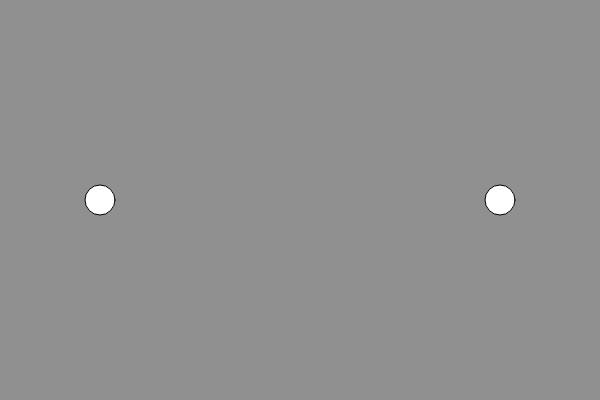
Frame 1 (no input)
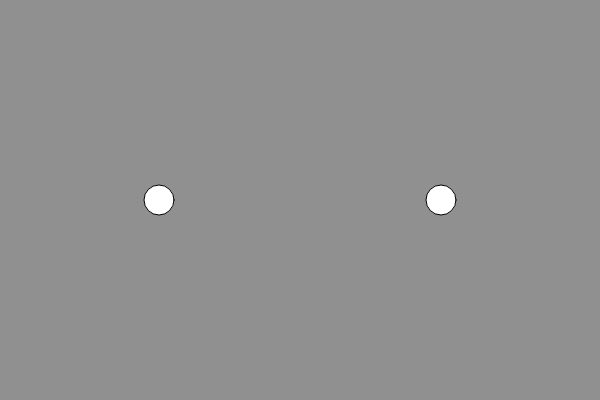
Frame 60 (no input)
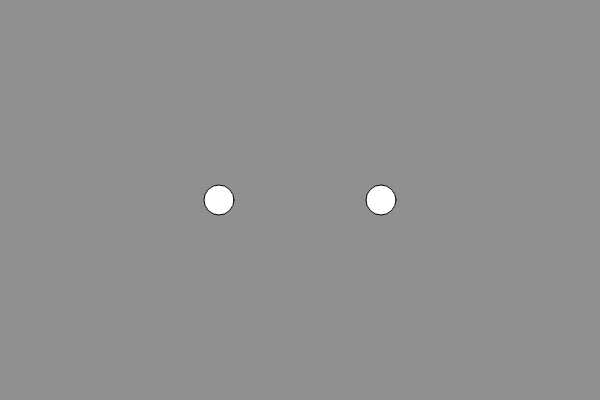
Frame 120 (the mouse pressed at the canvas centre since frame 60)

The p5.js sketch that drew these frames (run headless with seeded random() and noise() and a simulated clock; from frame 60 on, the mouse is pressed at the canvas centre):

// p5.js sketch
// ── sketch.js
//setup for variables
var x1,x2,d1,d2;
//setup for canvas
function setup(){
    createCanvas(600,400);
    x1 = 100;
    x2 = 500;
    d1 = 0;
    d2 = 1;
}
//draw the balls
function draw (){
    clear();
    background(144);
    ellipse (x1,200,30,30);
    ellipse (x2,200,30,30);
//if at extremities satisfying following boundary conditions
if ((x1<0) && (x2>width))
    {
    d1 = 0; //direction swap to be effected
    d2 = 1;
    }
//
if ((d1==0) && (d2==1))
    {
    x1++; //and increment shall be as per this
    x2--;
    }
//if at extremities satisfying following boundary conditions
if ((x1>width) && (x2<0))
    {
    d1 = 1; //direction swap to be effected
    d2 = 0;
    }
if ((d1==1) && (d2==0))
    {
    x1--; //and increment shall be as per this
    x2++;
    }
}
